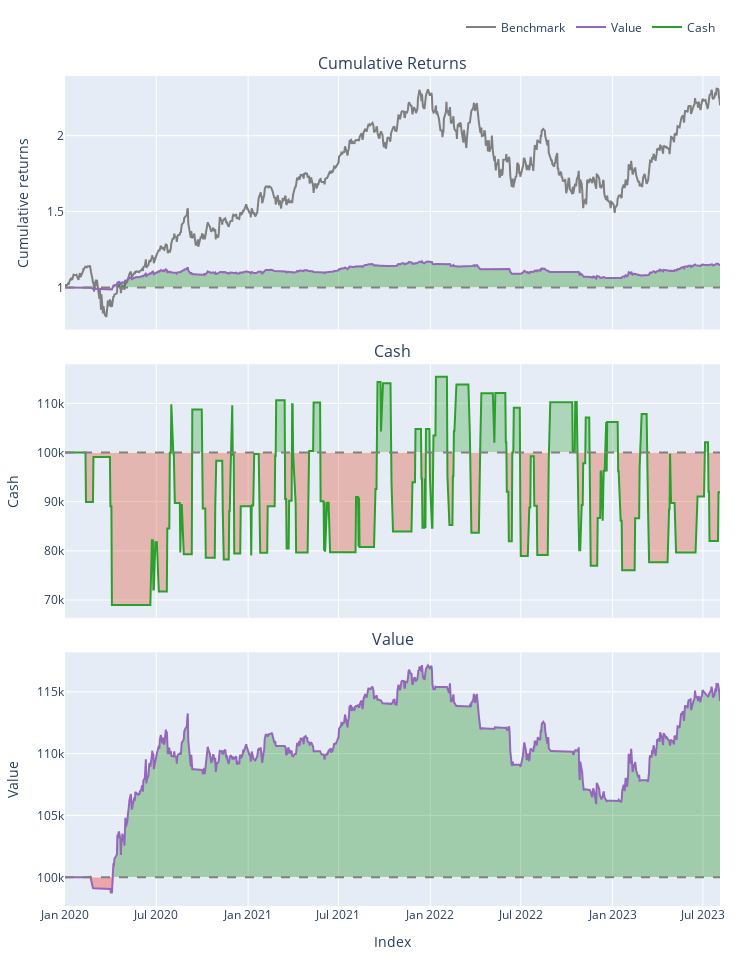

Notebook cell for this chart:
### Code cell
unified_portfolio.plot(group_by=True, subplots=["cum_returns","cash","value"]).show()

### Figure 1 — Plotly figure (JSON) as saved in the notebook; plotly's stock layout.template omitted (floating-point values rounded to 4 significant figures; data arrays with more than 128 entries replaced by an {"elided": "..."} marker saying what was removed)
{"data": [{"legendgroup": "0", "line": {"color": "#7f7f7f"}, "name": "Benchmark", "showlegend": true, "type": "scatter", "uid": "2ba61757-efac-4b03-a600-c9a7e173fa55", "x": {"elided": "905 str values"}, "xaxis": "x", "y": {"elided": "905 float values"}, "yaxis": "y"}, {"hoverinfo": "skip", "legendgroup": "1", "line": {"color": "rgba(0, 0, 0, 0)", "width": 0}, "opacity": 0, "showlegend": false, "type": "scatter", "uid": "42a0bbd6-0e84-4bf7-abb7-7e1208621fab", "x": {"elided": "905 str values"}, "xaxis": "x", "y": {"elided": "905 int values"}, "yaxis": "y"}, {"connectgaps": false, "fill": "tonexty", "fillcolor": "rgba(0, 128, 0, 0.3)", "hoverinfo": "skip", "legendgroup": "1", "line": {"color": "rgba(0, 0, 0, 0)", "width": 0}, "opacity": 0, "showlegend": false, "type": "scatter", "uid": "c7a493c9-8741-423d-9c86-1a22782fca41", "x": {"elided": "905 str values"}, "xaxis": "x", "y": {"elided": "905 float values"}, "yaxis": "y"}, {"hoverinfo": "skip", "legendgroup": "1", "line": {"color": "rgba(0, 0, 0, 0)", "width": 0}, "opacity": 0, "showlegend": false, "type": "scatter", "uid": "87d6d511-5d11-46d4-95d3-de4373858338", "x": {"elided": "905 str values"}, "xaxis": "x", "y": {"elided": "905 int values"}, "yaxis": "y"}, {"connectgaps": false, "fill": "tonexty", "fillcolor": "rgba(255, 0, 0, 0.3)", "hoverinfo": "skip", "legendgroup": "1", "line": {"color": "rgba(0, 0, 0, 0)", "width": 0}, "opacity": 0, "showlegend": false, "type": "scatter", "uid": "1373feec-7b63-4384-a40a-95e84d6254a8", "x": {"elided": "905 str values"}, "xaxis": "x", "y": {"elided": "905 float values"}, "yaxis": "y"}, {"legendgroup": "2", "line": {"color": "#9467bd"}, "name": "Value", "showlegend": true, "type": "scatter", "uid": "aab3f821-5900-46a5-b7ee-a31a1e057edf", "x": {"elided": "905 str values"}, "xaxis": "x", "y": {"elided": "905 float values"}, "yaxis": "y"}, {"hoverinfo": "skip", "legendgroup": "1", "line": {"color": "rgba(0, 0, 0, 0)", "width": 0}, "opacity": 0, "showlegend": false, "type": "scatter", "uid": "ee170e12-5d7f-4fb8-8312-863bcec5f1cb", "x": {"elided": "905 str values"}, "xaxis": "x", "y": {"elided": "905 int values"}, "yaxis": "y"}, {"hoverinfo": "skip", "legendgroup": "1", "line": {"color": "rgba(0, 0, 0, 0)", "width": 0}, "opacity": 0, "showlegend": false, "type": "scatter", "uid": "0d022650-3df5-46bc-8fd2-6ac3f941a8a0", "x": {"elided": "905 str values"}, "xaxis": "x2", "y": {"elided": "905 int values"}, "yaxis": "y2"}, {"connectgaps": false, "fill": "tonexty", "fillcolor": "rgba(44,160,44,0.3000)", "hoverinfo": "skip", "legendgroup": "1", "line": {"color": "rgba(0, 0, 0, 0)", "width": 0}, "opacity": 0, "showlegend": false, "type": "scatter", "uid": "effabdc1-35a7-4bd7-831d-c52d68978b32", "x": {"elided": "905 str values"}, "xaxis": "x2", "y": {"elided": "905 float values"}, "yaxis": "y2"}, {"hoverinfo": "skip", "legendgroup": "1", "line": {"color": "rgba(0, 0, 0, 0)", "width": 0}, "opacity": 0, "showlegend": false, "type": "scatter", "uid": "945bf1fd-5428-4390-a56e-db2ff2c88364", "x": {"elided": "905 str values"}, "xaxis": "x2", "y": {"elided": "905 int values"}, "yaxis": "y2"}, {"connectgaps": false, "fill": "tonexty", "fillcolor": "rgba(220,57,18,0.3000)", "hoverinfo": "skip", "legendgroup": "1", "line": {"color": "rgba(0, 0, 0, 0)", "width": 0}, "opacity": 0, "showlegend": false, "type": "scatter", "uid": "55e55c46-5d64-4fc4-87c0-01f34488f9d2", "x": {"elided": "905 str values"}, "xaxis": "x2", "y": {"elided": "905 float values"}, "yaxis": "y2"}, {"legendgroup": "3", "line": {"color": "#2ca02c"}, "name": "Cash", "showlegend": true, "type": "scatter", "uid": "2faf7b50-29e2-4678-a66e-5f4a7bb001d8", "x": {"elided": "905 str values"}, "xaxis": "x2", "y": {"elided": "905 float values"}, "yaxis": "y2"}, {"hoverinfo": "skip", "legendgroup": "1", "line": {"color": "rgba(0, 0, 0, 0)", "width": 0}, "opacity": 0, "showlegend": false, "type": "scatter", "uid": "8efee625-32ea-41e5-af7e-6a5fc17bc949", "x": {"elided": "905 str values"}, "xaxis": "x2", "y": {"elided": "905 int values"}, "yaxis": "y2"}, {"hoverinfo": "skip", "legendgroup": "1", "line": {"color": "rgba(0, 0, 0, 0)", "width": 0}, "opacity": 0, "showlegend": false, "type": "scatter", "uid": "c9977bfb-5bb4-4abe-b911-1718ced3279f", "x": {"elided": "905 str values"}, "xaxis": "x3", "y": {"elided": "905 int values"}, "yaxis": "y3"}, {"connectgaps": false, "fill": "tonexty", "fillcolor": "rgba(0, 128, 0, 0.3)", "hoverinfo": "skip", "legendgroup": "1", "line": {"color": "rgba(0, 0, 0, 0)", "width": 0}, "opacity": 0, "showlegend": false, "type": "scatter", "uid": "0501d8d0-7ced-428d-9b82-f4175dfe5dc2", "x": {"elided": "905 str values"}, "xaxis": "x3", "y": {"elided": "905 float values"}, "yaxis": "y3"}, {"hoverinfo": "skip", "legendgroup": "1", "line": {"color": "rgba(0, 0, 0, 0)", "width": 0}, "opacity": 0, "showlegend": false, "type": "scatter", "uid": "e87ae1b3-99c0-4644-bc44-4a5d0998c5c0", "x": {"elided": "905 str values"}, "xaxis": "x3", "y": {"elided": "905 int values"}, "yaxis": "y3"}, {"connectgaps": false, "fill": "tonexty", "fillcolor": "rgba(255, 0, 0, 0.3)", "hoverinfo": "skip", "legendgroup": "1", "line": {"color": "rgba(0, 0, 0, 0)", "width": 0}, "opacity": 0, "showlegend": false, "type": "scatter", "uid": "e06a740c-d657-4752-8866-0096bd379cd6", "x": {"elided": "905 str values"}, "xaxis": "x3", "y": {"elided": "905 float values"}, "yaxis": "y3"}, {"legendgroup": "2", "line": {"color": "#9467bd"}, "name": "Value", "showlegend": false, "type": "scatter", "uid": "843245c2-3e19-410c-bba0-27a056acf708", "x": {"elided": "905 str values"}, "xaxis": "x3", "y": {"elided": "905 float values"}, "yaxis": "y3"}, {"hoverinfo": "skip", "legendgroup": "1", "line": {"color": "rgba(0, 0, 0, 0)", "width": 0}, "opacity": 0, "showlegend": false, "type": "scatter", "uid": "5f5b18a1-0e97-460d-98bb-a3d585360ff5", "x": {"elided": "905 str values"}, "xaxis": "x3", "y": {"elided": "905 int values"}, "yaxis": "y3"}], "layout": {"annotations": [{"font": {"size": 16}, "showarrow": false, "text": "Cumulative Returns", "x": 0.5, "xanchor": "center", "xref": "paper", "y": 1, "yanchor": "bottom", "yref": "paper"}, {"font": {"size": 16}, "showarrow": false, "text": "Cash", "x": 0.5, "xanchor": "center", "xref": "paper", "y": 0.6528, "yanchor": "bottom", "yref": "paper"}, {"font": {"size": 16}, "showarrow": false, "text": "Value", "x": 0.5, "xanchor": "center", "xref": "paper", "y": 0.3056, "yanchor": "bottom", "yref": "paper"}], "height": 960, "legend": {"orientation": "h", "traceorder": "normal", "x": 1, "xanchor": "right", "y": 1.042, "yanchor": "bottom"}, "margin": {"b": 30, "l": 30, "r": 30, "t": 30}, "shapes": [{"line": {"color": "gray", "dash": "dash"}, "type": "line", "x0": 0, "x1": 1, "xref": "paper", "y0": 1, "y1": 1, "yref": "y"}, {"line": {"color": "gray", "dash": "dash"}, "type": "line", "x0": 0, "x1": 1, "xref": "paper", "y0": 100000, "y1": 100000, "yref": "y2"}, {"line": {"color": "gray", "dash": "dash"}, "type": "line", "x0": 0, "x1": 1, "xref": "paper", "y0": 100000, "y1": 100000, "yref": "y3"}], "showlegend": true, "width": 750, "xaxis": {"anchor": "y", "domain": [0, 1], "matches": "x3", "showticklabels": false}, "xaxis2": {"anchor": "y2", "domain": [0, 1], "matches": "x3", "showticklabels": false}, "xaxis3": {"anchor": "y3", "domain": [0, 1], "title": {"text": "Index"}}, "yaxis": {"anchor": "x", "domain": [0.6944, 1], "title": {"text": "Cumulative returns"}}, "yaxis2": {"anchor": "x2", "domain": [0.3472, 0.6528], "title": {"text": "Cash"}}, "yaxis3": {"anchor": "x3", "domain": [0, 0.3056], "title": {"text": "Value"}}}}
